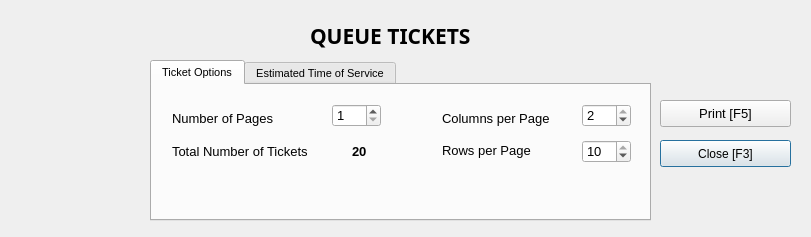
<?xml version="1.0" encoding="UTF-8"?>
<ui version="4.0">
 <class>QueueTickets</class>
 <widget class="QDialog" name="QueueTickets">
  <property name="geometry">
   <rect>
    <x>0</x>
    <y>0</y>
    <width>811</width>
    <height>237</height>
   </rect>
  </property>
  <property name="windowTitle">
   <string>OpenVR .:. Queue Tickets Printer</string>
  </property>
  <widget class="QLabel" name="label_19">
   <property name="geometry">
    <rect>
     <x>310</x>
     <y>10</y>
     <width>201</width>
     <height>51</height>
    </rect>
   </property>
   <property name="font">
    <font>
     <family>Lucida Sans</family>
     <pointsize>16</pointsize>
     <weight>75</weight>
     <bold>true</bold>
    </font>
   </property>
   <property name="text">
    <string>QUEUE TICKETS</string>
   </property>
  </widget>
  <widget class="QLabel" name="lblLogo">
   <property name="geometry">
    <rect>
     <x>20</x>
     <y>0</y>
     <width>121</width>
     <height>221</height>
    </rect>
   </property>
   <property name="text">
    <string/>
   </property>
   <property name="pixmap">
    <pixmap>resources/logo.png</pixmap>
   </property>
  </widget>
  <widget class="QTabWidget" name="tabWidget">
   <property name="geometry">
    <rect>
     <x>150</x>
     <y>60</y>
     <width>501</width>
     <height>161</height>
    </rect>
   </property>
   <property name="font">
    <font>
     <pointsize>8</pointsize>
    </font>
   </property>
   <property name="currentIndex">
    <number>0</number>
   </property>
   <widget class="QWidget" name="tab">
    <attribute name="title">
     <string>Ticket Options</string>
    </attribute>
    <widget class="QLabel" name="label_4">
     <property name="geometry">
      <rect>
       <x>20</x>
       <y>25</y>
       <width>131</width>
       <height>16</height>
      </rect>
     </property>
     <property name="font">
      <font>
       <pointsize>10</pointsize>
      </font>
     </property>
     <property name="text">
      <string>Number of Pages</string>
     </property>
    </widget>
    <widget class="QSpinBox" name="spinNumPages">
     <property name="geometry">
      <rect>
       <x>180</x>
       <y>19</y>
       <width>49</width>
       <height>23</height>
      </rect>
     </property>
     <property name="font">
      <font>
       <pointsize>10</pointsize>
      </font>
     </property>
     <property name="minimum">
      <number>1</number>
     </property>
     <property name="maximum">
      <number>5</number>
     </property>
     <property name="value">
      <number>1</number>
     </property>
    </widget>
    <widget class="QLabel" name="label_8">
     <property name="geometry">
      <rect>
       <x>20</x>
       <y>58</y>
       <width>161</width>
       <height>16</height>
      </rect>
     </property>
     <property name="font">
      <font>
       <pointsize>10</pointsize>
      </font>
     </property>
     <property name="text">
      <string>Total Number of Tickets</string>
     </property>
    </widget>
    <widget class="QLabel" name="lblTotalTickets">
     <property name="geometry">
      <rect>
       <x>200</x>
       <y>58</y>
       <width>131</width>
       <height>16</height>
      </rect>
     </property>
     <property name="font">
      <font>
       <pointsize>10</pointsize>
       <weight>75</weight>
       <bold>true</bold>
      </font>
     </property>
     <property name="text">
      <string>20</string>
     </property>
    </widget>
    <widget class="QLabel" name="label_2">
     <property name="geometry">
      <rect>
       <x>290</x>
       <y>25</y>
       <width>121</width>
       <height>16</height>
      </rect>
     </property>
     <property name="font">
      <font>
       <pointsize>10</pointsize>
      </font>
     </property>
     <property name="text">
      <string>Columns per Page</string>
     </property>
    </widget>
    <widget class="QSpinBox" name="spinRows">
     <property name="geometry">
      <rect>
       <x>430</x>
       <y>55</y>
       <width>49</width>
       <height>23</height>
      </rect>
     </property>
     <property name="font">
      <font>
       <pointsize>10</pointsize>
      </font>
     </property>
     <property name="minimum">
      <number>5</number>
     </property>
     <property name="maximum">
      <number>10</number>
     </property>
     <property name="value">
      <number>10</number>
     </property>
    </widget>
    <widget class="QLabel" name="label_3">
     <property name="geometry">
      <rect>
       <x>290</x>
       <y>55</y>
       <width>101</width>
       <height>21</height>
      </rect>
     </property>
     <property name="font">
      <font>
       <pointsize>10</pointsize>
      </font>
     </property>
     <property name="text">
      <string>Rows per Page</string>
     </property>
    </widget>
    <widget class="QSpinBox" name="spinColumns">
     <property name="geometry">
      <rect>
       <x>430</x>
       <y>19</y>
       <width>49</width>
       <height>23</height>
      </rect>
     </property>
     <property name="font">
      <font>
       <pointsize>10</pointsize>
      </font>
     </property>
     <property name="minimum">
      <number>1</number>
     </property>
     <property name="maximum">
      <number>2</number>
     </property>
     <property name="value">
      <number>2</number>
     </property>
    </widget>
   </widget>
   <widget class="QWidget" name="tab_3">
    <attribute name="title">
     <string>Estimated Time of Service</string>
    </attribute>
    <widget class="QLabel" name="label_5">
     <property name="geometry">
      <rect>
       <x>276</x>
       <y>60</y>
       <width>111</width>
       <height>16</height>
      </rect>
     </property>
     <property name="font">
      <font>
       <pointsize>10</pointsize>
      </font>
     </property>
     <property name="text">
      <string>Time Interval </string>
     </property>
    </widget>
    <widget class="QSpinBox" name="spinTimeInterval">
     <property name="geometry">
      <rect>
       <x>372</x>
       <y>56</y>
       <width>49</width>
       <height>23</height>
      </rect>
     </property>
     <property name="font">
      <font>
       <pointsize>10</pointsize>
      </font>
     </property>
     <property name="maximum">
      <number>59</number>
     </property>
     <property name="value">
      <number>15</number>
     </property>
    </widget>
    <widget class="QLabel" name="label_7">
     <property name="geometry">
      <rect>
       <x>30</x>
       <y>60</y>
       <width>111</width>
       <height>16</height>
      </rect>
     </property>
     <property name="font">
      <font>
       <pointsize>10</pointsize>
      </font>
     </property>
     <property name="text">
      <string>Starting From</string>
     </property>
    </widget>
    <widget class="QTimeEdit" name="startTime">
     <property name="geometry">
      <rect>
       <x>150</x>
       <y>55</y>
       <width>91</width>
       <height>23</height>
      </rect>
     </property>
     <property name="font">
      <font>
       <pointsize>10</pointsize>
      </font>
     </property>
    </widget>
    <widget class="QCheckBox" name="cbEstTime">
     <property name="geometry">
      <rect>
       <x>17</x>
       <y>20</y>
       <width>281</width>
       <height>19</height>
      </rect>
     </property>
     <property name="font">
      <font>
       <pointsize>10</pointsize>
      </font>
     </property>
     <property name="text">
      <string>Display Estimated Time of Service</string>
     </property>
     <property name="checked">
      <bool>true</bool>
     </property>
    </widget>
    <widget class="QLabel" name="label_6">
     <property name="geometry">
      <rect>
       <x>438</x>
       <y>60</y>
       <width>52</width>
       <height>13</height>
      </rect>
     </property>
     <property name="font">
      <font>
       <pointsize>9</pointsize>
      </font>
     </property>
     <property name="text">
      <string>min</string>
     </property>
    </widget>
    <widget class="QLabel" name="label_9">
     <property name="geometry">
      <rect>
       <x>30</x>
       <y>90</y>
       <width>141</width>
       <height>16</height>
      </rect>
     </property>
     <property name="font">
      <font>
       <pointsize>10</pointsize>
      </font>
     </property>
     <property name="text">
      <string>Last Ticket Est. Time:</string>
     </property>
    </widget>
    <widget class="QLabel" name="lblLastEstTime">
     <property name="geometry">
      <rect>
       <x>190</x>
       <y>90</y>
       <width>71</width>
       <height>16</height>
      </rect>
     </property>
     <property name="font">
      <font>
       <pointsize>10</pointsize>
      </font>
     </property>
     <property name="text">
      <string>-- -- --</string>
     </property>
    </widget>
   </widget>
  </widget>
  <widget class="QPushButton" name="btnClose">
   <property name="geometry">
    <rect>
     <x>660</x>
     <y>140</y>
     <width>131</width>
     <height>27</height>
    </rect>
   </property>
   <property name="font">
    <font>
     <pointsize>9</pointsize>
    </font>
   </property>
   <property name="text">
    <string>Close [F3]</string>
   </property>
  </widget>
  <widget class="QPushButton" name="btnPrint">
   <property name="geometry">
    <rect>
     <x>660</x>
     <y>100</y>
     <width>131</width>
     <height>27</height>
    </rect>
   </property>
   <property name="font">
    <font>
     <pointsize>10</pointsize>
    </font>
   </property>
   <property name="text">
    <string>Print [F5]</string>
   </property>
  </widget>
 </widget>
 <tabstops>
  <tabstop>tabWidget</tabstop>
  <tabstop>spinNumPages</tabstop>
  <tabstop>spinColumns</tabstop>
  <tabstop>spinRows</tabstop>
  <tabstop>btnPrint</tabstop>
  <tabstop>btnClose</tabstop>
  <tabstop>cbEstTime</tabstop>
  <tabstop>startTime</tabstop>
  <tabstop>spinTimeInterval</tabstop>
 </tabstops>
 <resources/>
 <connections/>
</ui>
